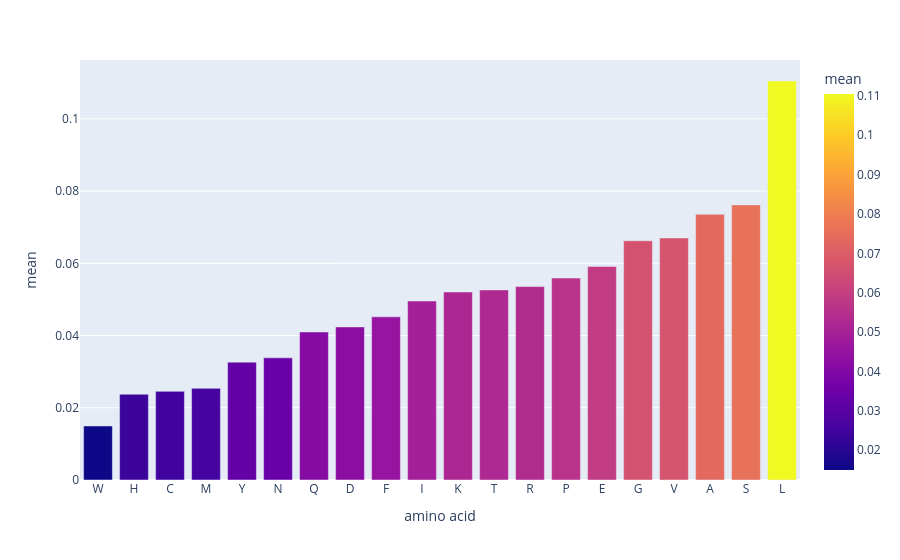

Write notebook code for a chart like this one.
### Code cell
fig = px.bar(test_df.sort_values('mean'), x='amino acid', y='mean', color='mean')
fig.show()

### Figure 1 — Plotly figure (JSON) as saved in the notebook; plotly's stock layout.template omitted (floating-point values rounded to 4 significant figures)
{"data": [{"alignmentgroup": "True", "hovertemplate": "amino acid=%{x}<br>mean=%{marker.color}<extra></extra>", "legendgroup": "", "marker": {"color": [0.01496, 0.02375, 0.02454, 0.02537, 0.03264, 0.03382, 0.04099, 0.04239, 0.04518, 0.04955, 0.05205, 0.05263, 0.05356, 0.05592, 0.05915, 0.06625, 0.06702, 0.07357, 0.07618, 0.1105], "coloraxis": "coloraxis", "pattern": {"shape": ""}}, "name": "", "offsetgroup": "", "orientation": "v", "showlegend": false, "textposition": "auto", "type": "bar", "x": ["W", "H", "C", "M", "Y", "N", "Q", "D", "F", "I", "K", "T", "R", "P", "E", "G", "V", "A", "S", "L"], "xaxis": "x", "y": [0.01496, 0.02375, 0.02454, 0.02537, 0.03264, 0.03382, 0.04099, 0.04239, 0.04518, 0.04955, 0.05205, 0.05263, 0.05356, 0.05592, 0.05915, 0.06625, 0.06702, 0.07357, 0.07618, 0.1105], "yaxis": "y"}], "layout": {"barmode": "relative", "coloraxis": {"colorbar": {"title": {"text": "mean"}}, "colorscale": [[0, "#0d0887"], [0.1111, "#46039f"], [0.2222, "#7201a8"], [0.3333, "#9c179e"], [0.4444, "#bd3786"], [0.5556, "#d8576b"], [0.6667, "#ed7953"], [0.7778, "#fb9f3a"], [0.8889, "#fdca26"], [1, "#f0f921"]]}, "legend": {"tracegroupgap": 0}, "margin": {"t": 60}, "xaxis": {"anchor": "y", "domain": [0, 1], "title": {"text": "amino acid"}}, "yaxis": {"anchor": "x", "domain": [0, 1], "title": {"text": "mean"}}}}
